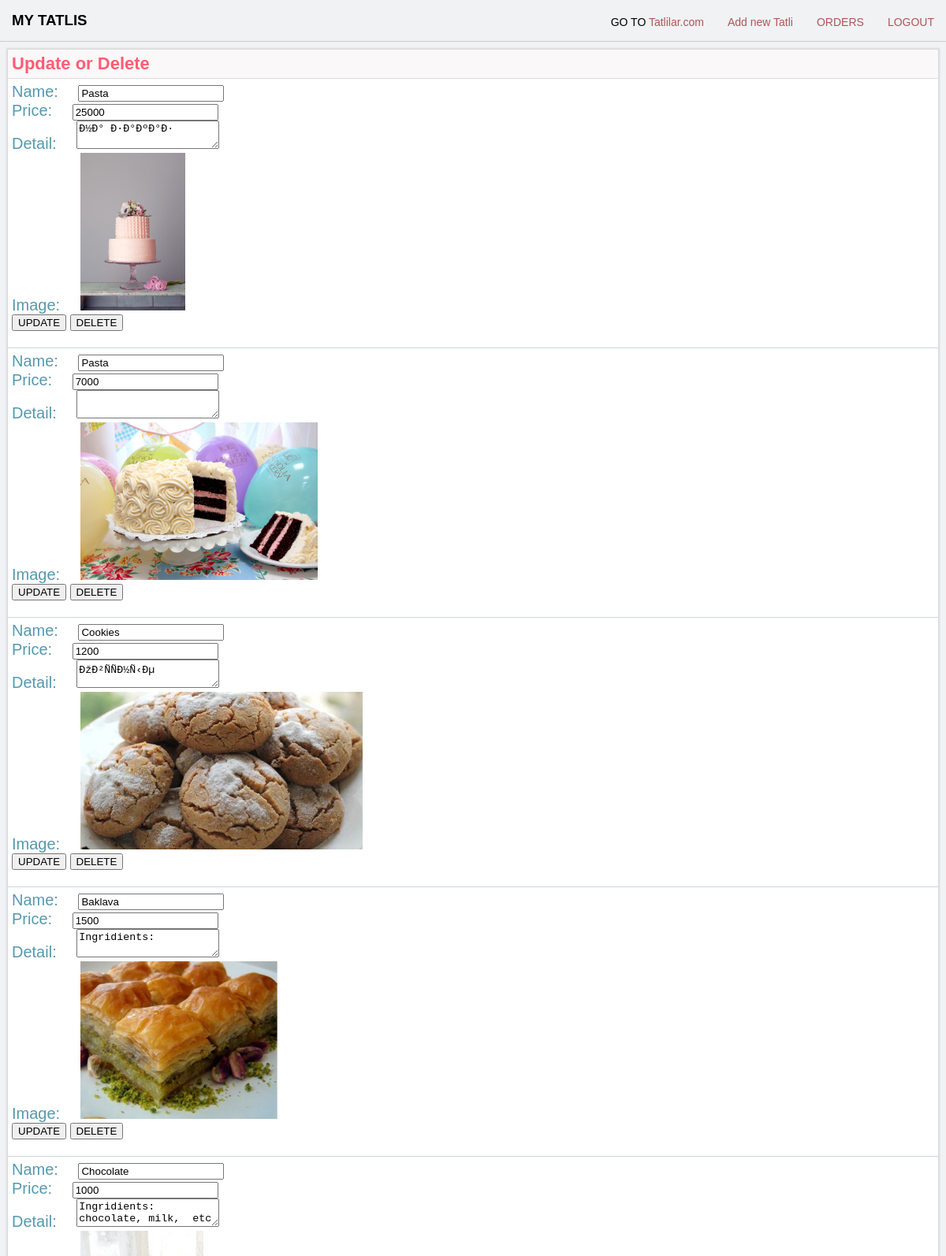
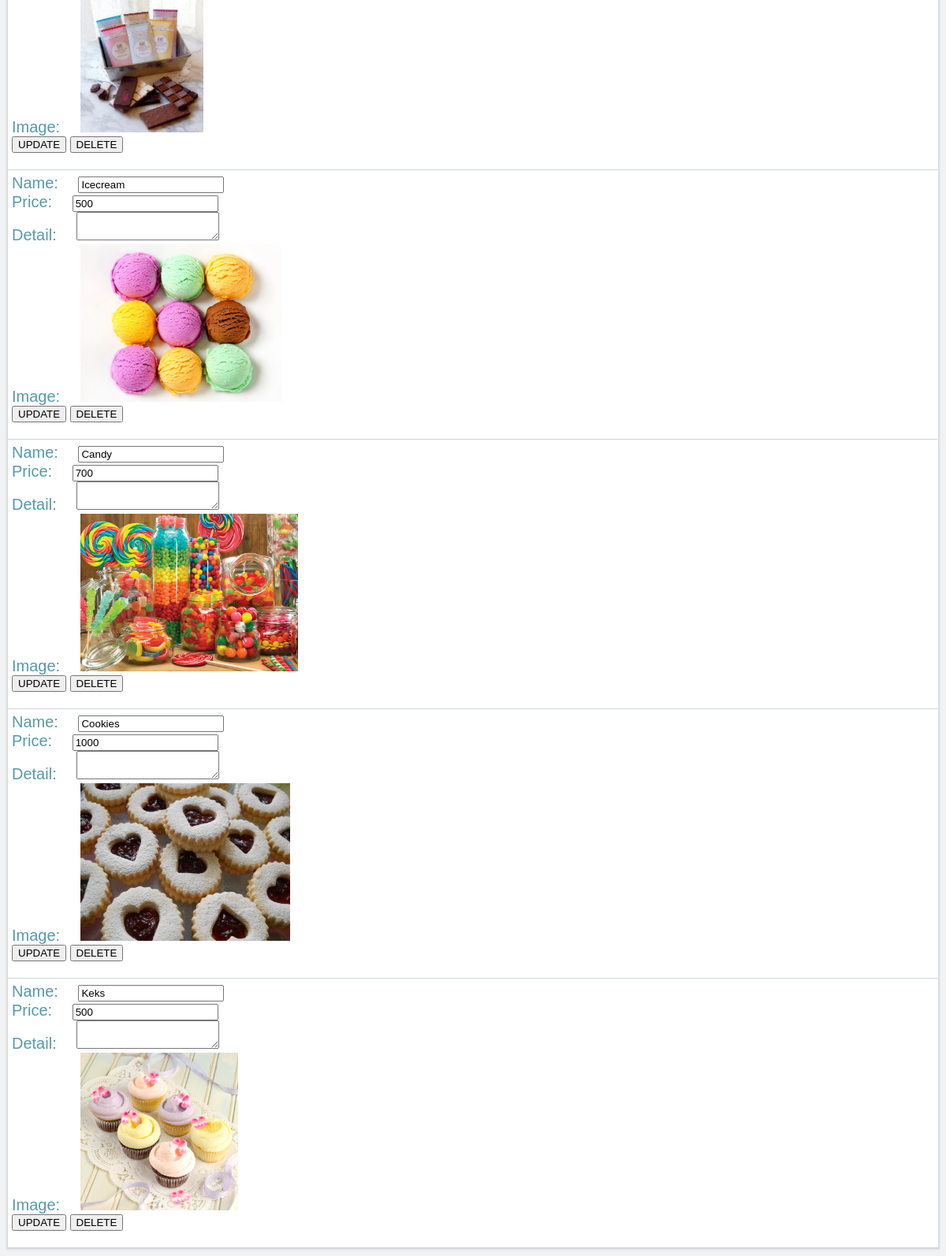
Screenshot of /aleina/mytatlis.php (signed in) with the database file from the repository (2 pictures, top to bottom).
### tables this page shows
CREATE TABLE `tatli` (
  `id` int(11) NOT NULL,
  `name` varchar(255) NOT NULL,
  `price` double NOT NULL,
  `detail` text NOT NULL,
  `image` varchar(255) NOT NULL
);

### aleina/mytatlis.php (the view, shortened to what this page needs)
<?php
	if(!isset($_SESSION["login"])){
		header("Location: login.php");
	}
	else{
		$conn = new mysqli("localhost", "root", "");
		mysqli_select_db($conn,"tatlilar");
		$result = mysqli_query($conn,"SELECT * FROM `tatli` ORDER by `id` DESC");
		?>
		<link rel="stylesheet" type="text/css" href="adminstyle.css">
		<div class="nav">
			<h3>MY TATLIS</h3>
			<span><a href="logout.php">LOGOUT</a></span>
			<span><a href="admin.php">ORDERS</a></span>
			<span><a href="addtatli.php">Add new Tatli</a></span>
			<span>GO TO  <a href="index.html">Tatlilar.com</a></span>
		</div>
		<div class="orders_main">
			<h3>Update or Delete</h3>
			<ul id="adminorderslist"><?
				while($row=mysqli_fetch_array($result,MYSQLI_ASSOC)){
					?><li class="adminordersList_li">
						<form method="post" action="updatetatli.php">
							<span class="order_name">Name: </span> <input type="text" value="<?=$row['name']?>" name="tatli_name"><br>
							<span class="order_name">Price: </span> <input type="number" value="<?=$row['price']?>" name="tatli_price"><br>
							<span class="order_name">Detail: </span> <textarea name="tatli_detail"><?=$row['detail']?></textarea><br>
							<span class="order_name">Image: </span> <img height="200" src="content/<?=$row['image']?>"><br>
							<input type="submit" value="UPDATE" name="submit">
							<input type="submit" value="DELETE" name="submit">
						</form>
					</li>
				<?}?>
			</ul>
		</div>
		<?
	}
?>

### aleina/adminstyle.css (style rules this page uses)
#adminorderslist { list-style-type: none; padding: 0; margin: 0; }
.nav { font-family: sans-serif; border-bottom: 1px solid #ccc; padding: 15px; }
.nav h3 { display: inline-block; margin: 0; }
.nav span { margin-left: 30px; font-size: 14px; margin-top: 5; float: right; }
.nav span a { color: #ad5757; text-decoration: none; }
.orders_main { margin: 10; font-family: sans-serif; box-shadow: 0 0 2px 2px rgba(0,0,0,0.1); }
.orders_main h3 { margin: 0; color: rgb(255, 92, 117); padding: 5; font-size: 22; background-color: rgb(250, 248, 248); border-bottom: 1px solid #ddd; }
.orders_main .adminorderslist_li { background-color: #fff; padding: 5px; border-bottom: 1px solid #cfd5d9; margin-top: 0; }
.orders_main .adminorderslist_li .order_name { color: #5699ad; font-size: 20px; margin-right: 20px; cursor: default; }

### rows the page displays
tatli: tatli_name "Pasta", tatli_price "25000", tatli_detail "Ð½Ð° Ð·Ð°ÐºÐ°Ð·", image (picture)
tatli: tatli_name "Pasta", tatli_price "7000", image (picture)
tatli: tatli_name "Cookies", tatli_price "1200", tatli_detail "ÐžÐ²ÑÑÐ½Ñ‹Ðµ", image (picture)
tatli: tatli_name "Baklava", tatli_price "1500", tatli_detail "Ingridients:", image (picture)
tatli: tatli_name "Chocolate", tatli_price "1000", tatli_detail "Ingridients: chocolate, milk, etc", image (picture)
tatli: tatli_name "Icecream", tatli_price "500", image (picture)
tatli: tatli_name "Candy", tatli_price "700", image (picture)
tatli: tatli_name "Cookies", tatli_price "1000", image (picture)
tatli: tatli_name "Keks", tatli_price "500", image (picture)
